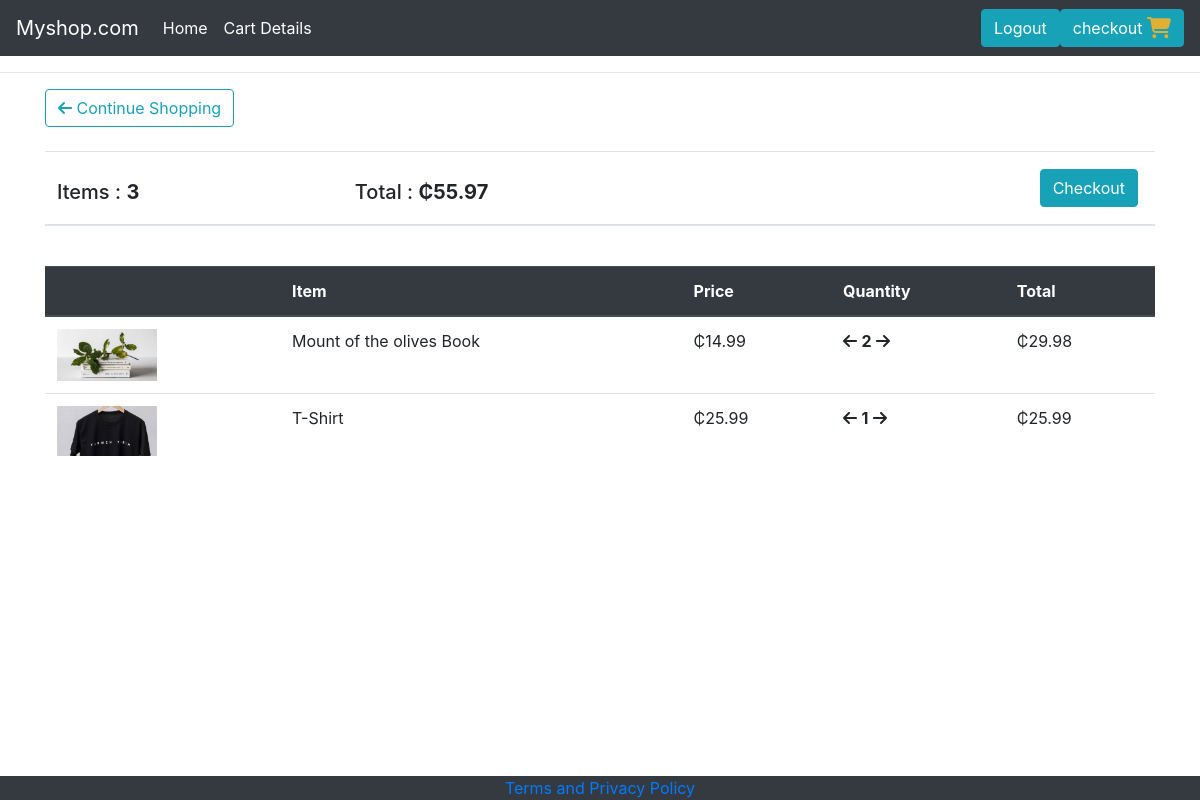
The app's page /cart/ (signed in) with its own data.
### store/models.py (models this page shows, shortened)
class Order(models.Model):
    customer = models.ForeignKey(Customer, on_delete=models.SET_NULL,blank=True, null=True)
    date_ordered = models.DateTimeField(auto_now_add=True)
    complete = models.BooleanField(default=False, null=True, blank=False)
    trans_id = models.CharField(max_length=200, null=True)
    @property
    def get_cart_total(self):
        orderitems = self.orderitem_set.all()
        total = sum([item.get_total for item in orderitems])
        return total
    @property
    def get_cart_items(self):
        orderitems = self.orderitem_set.all()
        total = sum([item.quantity for item in orderitems])
        return total

class OrderItem(models.Model):
    product = models.ForeignKey(Product, on_delete=models.SET_NULL, blank=True, null=True)
    order = models.ForeignKey(Order, on_delete=models.SET_NULL, blank=True, null=True)
    quantity = models.IntegerField(default=0, null=True, blank=True)
    date_added = models.DateTimeField(auto_now_add=True)
    @property
    def get_total(self):
        total = self.product.price * self.quantity
        return total

class Product(models.Model):
    name = models.CharField(max_length=200, null=True)
    price = models.FloatField()
    digital = models.BooleanField(default=False, null=True, blank=False)
    image = models.ImageField(null=True, blank=True)
    @property
    def imageURL(self):
        try:
            url = self.image.url
        except:
            url = " "
        return url

### store/views.py (the view)
# urls.py: path("cart/", views.cart, name="cart"),
@login_required(login_url="login")
def cart(request):
    if request.user.is_authenticated:
        customer = request.user.customer
        order,created = Order.objects.get_or_create(customer = customer, complete=False)
        items = order.orderitem_set.all()
    else:
        items = []
        order = {"get_cart_total" : 0, "get_cart_items": 0}
    context = {"items" : items, "order" : order }
    return  render(request, "store/cart.htm", context)

### store/templates/store/cart.htm
{% extends 'store/index.htm' %}
{%load static %}
{% block content %}
    <div class="row">
        <div class="col-lg-12">
            <div class="box-element">
                <a href="{% url 'store' %}" class="btn btn-outline-info">
                    <i class="fas fa-arrow-left"></i>
                    Continue Shopping</a>
                    <br>
                    <br>
                    <table class="table">
                        <thead class="thead">
                            <th> <h5> Items : <strong>{{order.get_cart_items}}</strong> </h5></th>
                            <th> <h5> Total : <strong>&#x20B5;{{order.get_cart_total | floatformat:2}}</strong> </h5></th>
                            <th><a style="float: right; margin: 5px; " class="btn btn-info" href="{% url 'checkout' %}"> Checkout </a></th>
                        </thead>
                    </table>
            </div>
            <br>
            <div class="box-element">
                <table class="table">
                    <thead class="thead-dark">
                        <th> <div class="img"></div></th>
                        <th>Item</th>
                        <th>Price</th>
                        <th>Quantity</th>
                        <th>Total</th>
                    </thead>
                    <tbody class="tbody">
                        {% for item in items %}
                        <tr>
                            <td><img style="width: 100px;" src="{{item.product.imageURL}}" alt=""></td>
                            <td> {{item.product.name}} </td>
                            <td>&#x20B5;{{item.product.price| floatformat:2}}</td>
                            <td>
                                <i class="fas fa-arrow-left"></i>
                                <strong>{{item.quantity}}</strong>
                                <i class="fas fa-arrow-right"></i>
                            </td>
                            <td>&#x20B5;{{item.get_total}}</td>
                        </tr>
                        {% endfor %}
                    </tbody>
                </table>
            </div>
        </div>
    </div>
{% endblock content %}

### records on screen
Order: get_cart_items "3", get_cart_total "55.97"
OrderItem: product.imageURL (picture), product.name "Mount of the olives Book", product.price "14.99", quantity "2", get_total "29.98"
OrderItem: product.imageURL (picture), product.name "T-Shirt", product.price "25.99", quantity "1", get_total "25.99"
